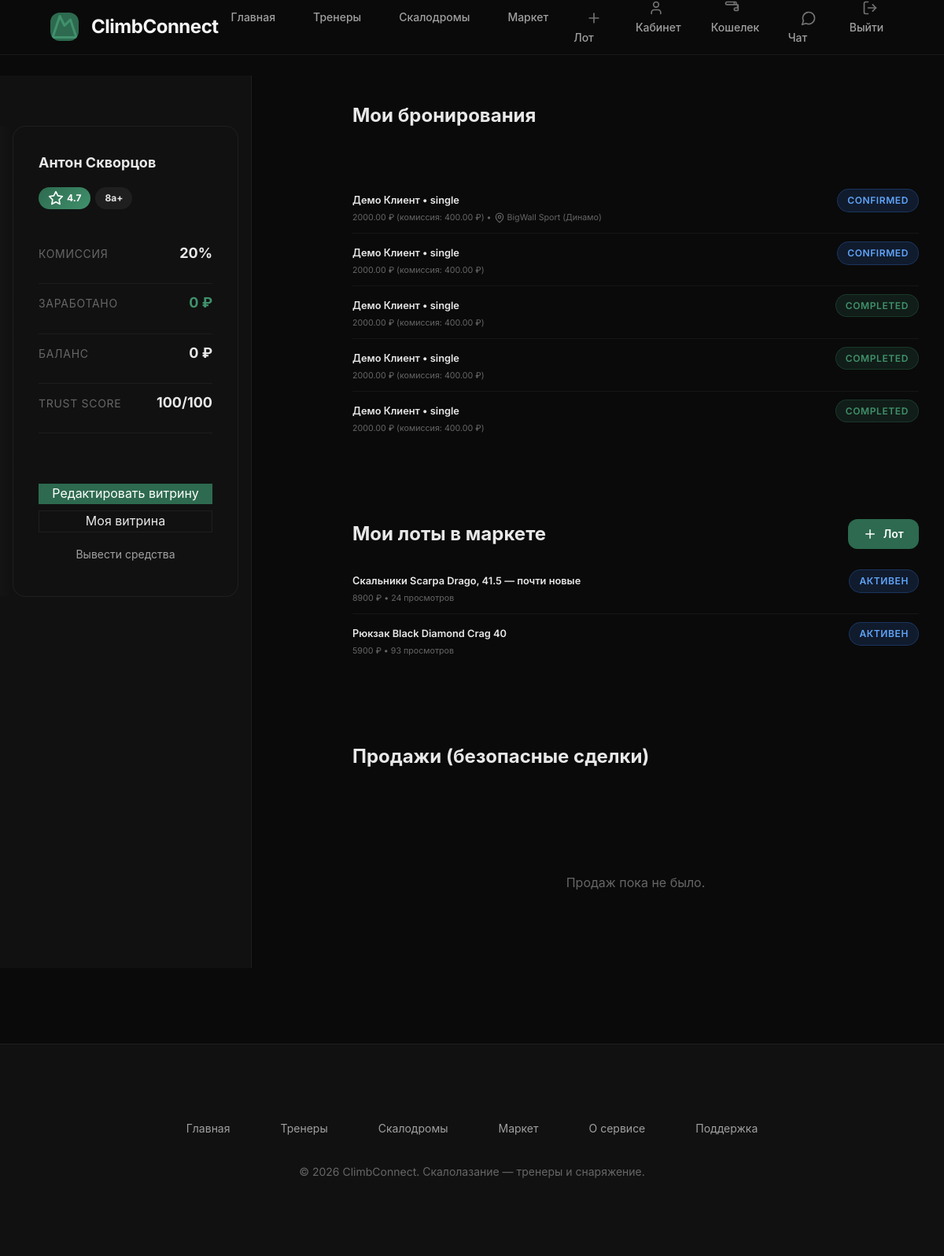
/dashboard (signed in), run on the app's committed database.
### app/database.py (models this page shows)
class User(Base):
    __tablename__ = "users"
    id = Column(Integer, primary_key=True, index=True)
    name = Column(String(100), nullable=False)
    email = Column(String(100), unique=True, nullable=False)
    phone = Column(String(20))
    password_hash = Column(String(256), nullable=False)
    role = Column(String(20), default="client")
    created_at = Column(DateTime, default=datetime.utcnow)
    fitness_goal = Column(String(50))
    experience_level = Column(String(20))
    preferred_sport = Column(String(50))
    location = Column(String(100))
    budget_min = Column(Integer, default=0)
    budget_max = Column(Integer, default=5000)
    bio = Column(Text)
    specialization = Column(String(50))
    experience_years = Column(Integer, default=0)
    certification = Column(String(200))
    hourly_rate = Column(Integer, default=0)
    rating = Column(Float, default=0.0)
    total_reviews = Column(Integer, default=0)
    total_bookings = Column(Integer, default=0)
    verification_level = Column(Integer, default=0)
    status = Column(String(20), default="active")
    wallet_balance = Column(Numeric(10, 2), default=0.00)
    wallet_bonus = Column(Numeric(10, 2), default=0.00)
    sliding_commission_rate = Column(Float, default=0.20)
    total_earnings = Column(Numeric(10, 2), default=0.00)
    trust_score = Column(Integer, default=100)
    streak_weeks = Column(Integer, default=0)
    achievements = Column(JSON, default=list)
    loyalty_points = Column(Integer, default=0)
    client_level = Column(String(20), default="beginner")
    interests_vector = Column(JSON, default=dict)
    disciplines = Column(JSON, default=list)        # ["bouldering", "lead", ...]
    work_formats = Column(JSON, default=list)       # ["gym", "outdoor", "online"]
    student_levels = Column(JSON, default=list)     # ["beginner", ...]
    gym = Column(String(150))                       # home climbing gym / wall
    personal_grade = Column(String(30))             # e.g. "7c+ / V9"
    achievements_text = Column(Text)                # comps, routes, medals
    showcase_image = Column(String(200))            # custom showcase photo path
    seller_rating = Column(Float, default=0.0)
    seller_reviews_total = Column(Integer, default=0)
    seller_sales = Column(Integer, default=0)

class Booking(Base):
    __tablename__ = "bookings"
    id = Column(Integer, primary_key=True, index=True)
    client_id = Column(Integer, ForeignKey("users.id"))
    trainer_id = Column(Integer, ForeignKey("users.id"))
    status = Column(String(20), default="pending")
    booking_type = Column(String(20), default="single")
    sessions_total = Column(Integer, default=1)
    sessions_used = Column(Integer, default=0)
    amount = Column(Numeric(10, 2), default=0.00)
    platform_fee = Column(Numeric(10, 2), default=0.00)
    scheduled_at = Column(DateTime)
    completed_at = Column(DateTime)
    created_at = Column(DateTime, default=datetime.utcnow)
    notes = Column(Text)
    gym_id = Column(Integer, ForeignKey("climbing_gyms.id"), nullable=True)  # chosen climbing gym

class ClimbingGym(Base):
    __tablename__ = "climbing_gyms"
    id = Column(Integer, primary_key=True, index=True)
    name = Column(String(120), nullable=False)
    city = Column(String(100), nullable=False, index=True)
    address = Column(String(200), nullable=False)
    metro = Column(String(80))                 # nearest metro / landmark
    lat = Column(Float, nullable=False)
    lng = Column(Float, nullable=False)
    disciplines = Column(JSON, default=list)   # ["bouldering", "lead", "speed", ...]
    wall_height = Column(String(40))           # e.g. "12 м"
    price_from = Column(Integer, default=0)    # entry price from, RUB
    description = Column(Text)
    website = Column(String(200))
    created_at = Column(DateTime, default=datetime.utcnow)

class Product(Base):
    __tablename__ = "products"
    id = Column(Integer, primary_key=True, index=True)
    seller_id = Column(Integer, ForeignKey("users.id"))
    title = Column(String(150), nullable=False)
    category = Column(String(40), nullable=False)
    brand = Column(String(80))
    size = Column(String(40))
    condition = Column(String(20), default="good")
    price = Column(Numeric(10, 2), nullable=False)
    description = Column(Text)
    image = Column(String(200))            # /uploads/xxx.jpg (under static/)
    city = Column(String(100))
    status = Column(String(20), default="active")   # active | sold | archived
    views = Column(Integer, default=0)
    created_at = Column(DateTime, default=datetime.utcnow)

### app/main.py (the view)
@app.get("/dashboard", response_class=HTMLResponse)
async def dashboard(request: Request, db: Session = Depends(get_db)):
    user = get_current_user(request, db)
    if not user:
        return RedirectResponse("/login", status_code=302)
    my_listings = db.query(Product).filter(Product.seller_id == user.id).order_by(Product.created_at.desc()).all()
    my_purchases = db.query(MarketOrder, Product).join(Product, MarketOrder.product_id == Product.id).filter(
        MarketOrder.buyer_id == user.id).order_by(MarketOrder.created_at.desc()).all()
    my_sales = db.query(MarketOrder, Product).join(Product, MarketOrder.product_id == Product.id).filter(
        MarketOrder.seller_id == user.id).order_by(MarketOrder.created_at.desc()).all()
    if user.role == "trainer":
        bookings = db.query(Booking, User).join(User, Booking.client_id == User.id).filter(Booking.trainer_id == user.id).order_by(Booking.created_at.desc()).all()
        total_earnings = db.query(func.sum(Booking.amount)).filter(Booking.trainer_id == user.id, Booking.status == "completed").scalar() or 0
        return templates.TemplateResponse("dashboard_trainer.html", {
            "request": request, "user": user, "bookings": bookings, "total_earnings": total_earnings,
            "my_listings": my_listings, "my_sales": my_sales,
            "gyms_map": _bookings_gyms_map(db, [b for b, _ in bookings]),
        })
    else:
        bookings = db.query(Booking, User).join(User, Booking.trainer_id == User.id).filter(Booking.client_id == user.id).order_by(Booking.created_at.desc()).all()
        transactions = db.query(WalletTransaction).filter(WalletTransaction.user_id == user.id).order_by(WalletTransaction.created_at.desc()).limit(10).all()
        engine = get_recommendation_engine(db)
        rec_trainers = engine.get_recommendations_for_user(user.id, limit=6)
        return templates.TemplateResponse("dashboard_client.html", {
            "request": request, "user": user, "bookings": bookings,
            "transactions": transactions, "rec_trainers": rec_trainers,
            "my_listings": my_listings, "my_purchases": my_purchases, "my_sales": my_sales,
            "gyms_map": _bookings_gyms_map(db, [b for b, _ in bookings]),
        })

### templates/dashboard_trainer.html (shortened to what this page needs)
{% extends "base.html" %}
{% block content %}
<div class="dashboard">
        <aside class="sidebar">
            <div class="sidebar-card">
                <h3>{{ user.name }}</h3>
                <div style="margin-bottom: var(--space-md); display:flex;gap:6px;flex-wrap:wrap;">
                    <span style="display: inline-flex; align-items: center; gap: 4px; background: linear-gradient(135deg, var(--accent), var(--accent-light)); color: white; padding: 4px 12px; border-radius: 20px; font-size: 0.75rem; font-weight: 700;">
                        <svg class="icon icon-sm"><use href="#icon-star"/></svg>
                        {{ user.rating }}
                    </span>
                    {% if user.personal_grade %}
                    <span style="display: inline-flex; align-items: center; gap: 4px; background: rgba(255,255,255,.06); color: var(--text-primary); padding: 4px 12px; border-radius: 20px; font-size: 0.75rem; font-weight: 700;">
                        {{ user.personal_grade }}
                    </span>
                    {% endif %}
                </div>
                <div class="metric-row"><span class="metric-label">Комиссия</span><span class="metric-value">{{ "%.0f"|format(user.sliding_commission_rate*100) }}%</span></div>
                <div class="metric-row"><span class="metric-label">Заработано</span><span class="metric-value" style="color: var(--accent-light);">{{ "%.0f"|format(user.total_earnings) }} ₽</span></div>
                <div class="metric-row"><span class="metric-label">Баланс</span><span class="metric-value">{{ "%.0f"|format(user.wallet_balance) }} ₽</span></div>
                <div class="metric-row"><span class="metric-label">Trust Score</span><span class="metric-value">{{ user.trust_score }}/100</span></div>
                <a href="/showcase" class="btn-primary" style="margin-top: var(--space-lg); display: block; text-align: center;">Редактировать витрину</a>
                <a href="/trainer/{{ user.id }}" class="btn-secondary" style="margin-top: 8px; display: block; text-align: center;">Моя витрина</a>
                <a href="/wallet" class="btn-ghost" style="margin-top: 8px; display: block; text-align: center;">Вывести средства</a>
            </div>
        </aside>
        <div class="dashboard-main">
            <div class="main-panel" style="margin-bottom: var(--space-xl);">
                <h2>Мои бронирования</h2>
                {% if bookings %}
                <div class="transactions-list">
                    {% for b, client in bookings %}
                    <div class="metric-row">
                        <div>
                            <div style="font-weight: 600;">{{ client.name }} • {{ b.booking_type }}</div>
                            <small style="color: var(--text-muted);">{{ b.amount }} ₽ (комиссия: {{ b.platform_fee }} ₽){% if b.gym_id and gyms_map.get(b.gym_id) %} • <svg class="icon icon-xs"><use href="#icon-map-pin"/></svg> {{ gyms_map[b.gym_id].name }}{% endif %}</small>
                        </div>
                        <span class="status-badge status-{{ b.status }}">{{ b.status }}</span>
                    </div>
                    {% endfor %}
                </div>
                {% else %}
                <p style="color: var(--text-muted); text-align: center; padding: var(--space-xl);">Пока нет бронирований.</p>
                {% endif %}
            </div>
            <div class="main-panel" style="margin-bottom: var(--space-xl);">
                <div style="display:flex;justify-content:space-between;align-items:center;margin-bottom:var(--space-sm);">
                    <h2 style="margin:0;">Мои лоты в маркете</h2>
                    <a href="/market/new" class="btn btn-primary btn-sm btn-icon"><svg class="icon icon-sm"><use href="#icon-plus"/></svg> Лот</a>
                </div>
                {% if my_listings %}
                <div class="transactions-list">
                    {% for p in my_listings %}
                    <div class="metric-row">
                        <div>
                            <div style="font-weight: 600;"><a href="/market/{{ p.id }}" style="color:inherit;">{{ p.title }}</a></div>
                            <small style="color: var(--text-muted);">{{ "%.0f"|format(p.price) }} ₽ • {{ p.views or 0 }} просмотров</small>
                        </div>
                        <span class="status-badge status-{{ 'completed' if p.status == 'sold' else ('confirmed' if p.status == 'active' else 'pending') }}">{{ 'продан' if p.status == 'sold' else ('активен' if p.status == 'active' else 'архив') }}</span>
                    </div>
                    {% endfor %}
                </div>
                {% else %}
                <p style="color: var(--text-muted); text-align: center; padding: var(--space-lg);">Нет лотов. <a href="/market/new" style="color: var(--accent-light);">Продайте снаряжение</a>, которое больше не нужно.</p>
                {% endif %}
            </div>
            <div class="main-panel">
                <h2>Продажи (безопасные сделки)</h2>
                {% if my_sales %}
                <div class="transactions-list">
                    {% for o, p in my_sales %}
                    <div class="metric-row">
                        <div>
                            <div style="font-weight: 600;">{{ p.title }}</div>
                            <small style="color: var(--text-muted);">{{ o.amount }} ₽ • заказ №{{ o.id }}</small>
                        </div>
                        <span class="status-badge status-{{ 'completed' if o.status == 'completed' else ('confirmed' if o.status == 'escrow' else 'pending') }}">{{ {'escrow': 'эскроу', 'completed': 'выплачено', 'refunded': 'возврат'}[o.status] }}</span>
                    </div>
                    {% endfor %}
                </div>
                {% else %}
                <p style="color: var(--text-muted); text-align: center; padding: var(--space-lg);">Продаж пока не было.</p>
                {% endif %}
            </div>
        </div>
    </div>
{% endblock %}

### templates/base.html (style rules this page uses)
body { opacity: 0; animation: bodyFadeIn 0.4s ease 0.1s forwards; }

### data on the page
User: name "Антон Скворцов", rating "4.7", personal_grade "8a+", user.sliding_commission_rate*100 "20", total_earnings "0", wallet_balance "0", trust_score "100"
Booking: name "Демо Клиент", booking_type "single", amount "2000.00", platform_fee "400.00", status "CONFIRMED"
ClimbingGym: name "BigWall Sport (Динамо)"
Booking: name "Демо Клиент", booking_type "single", amount "2000.00", platform_fee "400.00", status "CONFIRMED"
Booking: name "Демо Клиент", booking_type "single", amount "2000.00", platform_fee "400.00", status "COMPLETED"
Booking: name "Демо Клиент", booking_type "single", amount "2000.00", platform_fee "400.00", status "COMPLETED"
Booking: name "Демо Клиент", booking_type "single", amount "2000.00", platform_fee "400.00", status "COMPLETED"
Product: title "Скальники Scarpa Drago, 41.5 — почти новые", price "8900", views "24", status "АКТИВЕН"
Product: title "Рюкзак Black Diamond Crag 40", price "5900", views "93", status "АКТИВЕН"
